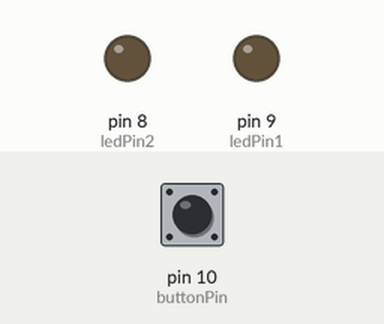
A sketch run on a simulated Arduino Uno, built with avr-gcc and run on an emulated ATmega328P. On the bench: output pins drawn as LEDs (lit = HIGH). Inputs (shaded band) come from the test bench; at power-on: pin 10 (buttonPin) HIGH.

Above: at 1.2 s.
1.3 s: pin 10 (buttonPin) pulled LOW for 0.15 s
At 1.7 s:
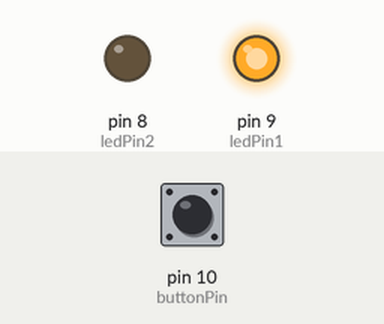
2.9 s: pin 10 (buttonPin) pulled LOW for 3.2 s
At 6.2 s:
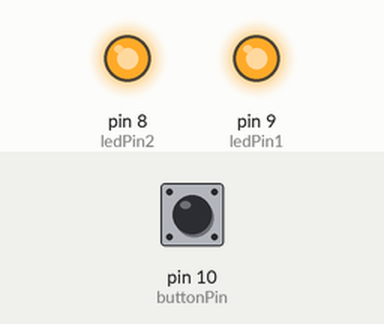
7.6 s: pin 10 (buttonPin) pulled LOW for 1 s
At 9.0 s:
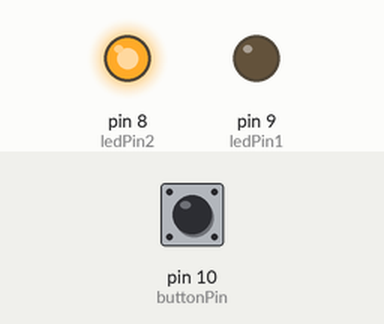
Timing chart, 0 to 10.6 s (numbered marks = the images above; inputs shaded):
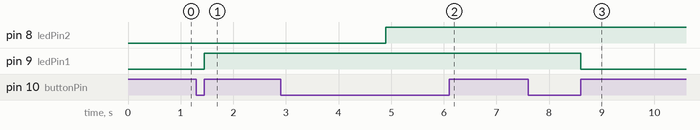

Measured:
- after the input at 1.3 s, pin 9 (ledPin1): LOW → HIGH after 0.15 s
- after the input at 2.9 s, pin 8 (ledPin2): LOW → HIGH after 2.0 s
- after the input at 7.6 s, pin 9 (ledPin1): HIGH → LOW after 1.0 s

The sketch:

sketch_oct16a.ino
```cpp
/* Click and Press+Hold Test Sketch
By Jeff Saltzman
To keep input interfaces simple, I want to use a single button to:
1) click (fast press and release) for regular button use, and
2) press and hold to enter a configuration mode.
*/

#define buttonPin 10 // analog input pin to use as a digital input
#define ledPin1 9 // digital output pin for LED 1 indicator
#define ledPin2 8 // digital output pin for LED 2 indicator

#define debounce 20 // ms debounce period to prevent flickering when pressing or releasing the button
#define holdTime 2000 // ms hold period: how long to wait for press+hold event

// Button variables
int buttonVal = 0; // value read from button
int buttonLast = 0; // buffered value of the button's previous state
long btnDnTime; // time the button was pressed down
long btnUpTime; // time the button was released
boolean ignoreUp = false; // whether to ignore the button release because the click+hold was triggered

// LED variables
boolean ledVal1 = false; // state of LED 1
boolean ledVal2 = false; // state of LED 2


//=================================================


void setup()
{

// Set button input pin
pinMode(buttonPin, INPUT);
digitalWrite(buttonPin, HIGH );

// Set LED output pins
pinMode(ledPin1, OUTPUT);
digitalWrite(ledPin1, ledVal1);
pinMode(ledPin2, OUTPUT);
digitalWrite(ledPin2, ledVal2);

}


//=================================================


void loop()
{

// Read the state of the button
buttonVal = digitalRead(buttonPin);

// Test for button pressed and store the down time
if (buttonVal == LOW && buttonLast == HIGH && (millis() - btnUpTime) > long(debounce))
{
btnDnTime = millis();
}

// Test for button release and store the up time
if (buttonVal == HIGH && buttonLast == LOW && (millis() - btnDnTime) > long(debounce))
{
if (ignoreUp == false) event1();
else ignoreUp = false;
btnUpTime = millis();
}

// Test for button held down for longer than the hold time
if (buttonVal == LOW && (millis() - btnDnTime) > long(holdTime))
{
event2();
ignoreUp = true;
btnDnTime = millis();
}

buttonLast = buttonVal;

}


//=================================================
// Events to trigger by click and press+hold

void event1()
{
  Serial.println("dot");
ledVal1 = !ledVal1;
digitalWrite(ledPin1, ledVal1);
}

void event2()
{
  Serial.println("dash");
ledVal2 = !ledVal2;
digitalWrite(ledPin2, ledVal2);
}
```
